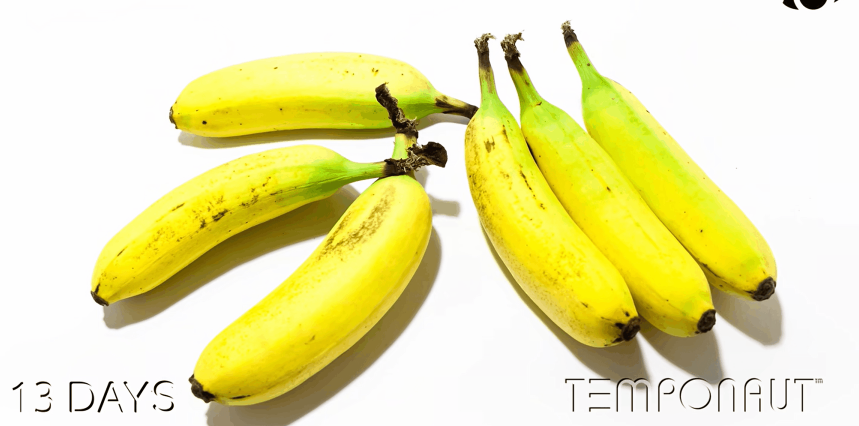
#> input picture Dataset/Not for AI learning/035.png, 1718 x 852 px (shown at 1/2 size); its folder holds only this picture in this run
$ jupyter execute make_dataset.ipynb
#> lines starting #> are read from the running program, lines starting #| are printed output that depends on the picture
[cell 1]
import os
import cv2

# 입력 폴더 경로
input_folder = 'Dataset/Not for AI learning'

# 출력 폴더 경로
output_folder = 'Dataset/banana_4/image'
os.makedirs(output_folder, exist_ok=True)

# 잘라낼 좌표 설정
x1, y1 = 170, 265
x2, y2 = 810, 625

# 처리 가능한 이미지 확장자
image_extensions = ('.png', '.jpg', '.jpeg', '.bmp', '.tif', '.tiff')

# 이미지 처리 및 저장
for filename in os.listdir(input_folder):
    if filename.lower().endswith(image_extensions):
        img_path = os.path.join(input_folder, filename)
        img = cv2.imread(img_path)
#> img is the input picture: shape (852, 1718, 3); mean B, G, R 167.3, 229.5, 233.5

        if img is None:
            print(f"이미지를 불러올 수 없습니다: {filename}")
            continue

        # 자를 범위 클램핑
        height, width = img.shape[:2]
#> height = 852; width = 1718
        x1_clamped = max(0, min(x1, width))
#> x1_clamped = 170
        y1_clamped = max(0, min(y1, height))
#> y1_clamped = 265
        x2_clamped = max(0, min(x2, width))
#> x2_clamped = 810
        y2_clamped = max(0, min(y2, height))
#> y2_clamped = 625

        # 이미지 자르기
        cropped = img[y1_clamped:y2_clamped, x1_clamped:x2_clamped]
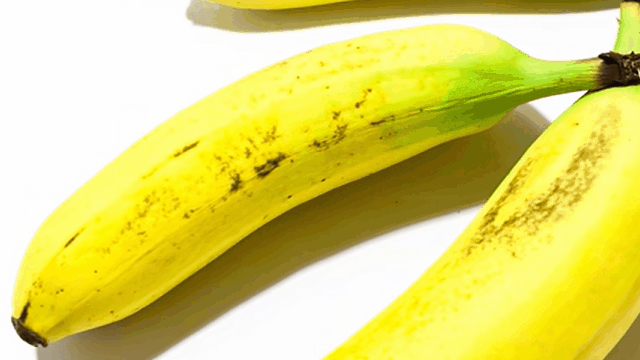
#> cropped: shape (360, 640, 3); mean B, G, R 107.3, 213.7, 221.4

        # .png로 저장 (확장자 제거)
        base_name = os.path.splitext(filename)[0]
        save_path = os.path.join(output_folder, base_name + '.png')
        cv2.imwrite(save_path, cropped)

print("모든 이미지가 PNG 형식으로 성공적으로 저장되었습니다.")

[cell 2]
import os
import cv2

# 입력 폴더 경로
image_folder = 'Dataset/banana_4/image'

# 출력 크기 설정
resize_width = 640
resize_height = 360

# 이미지 확장자
image_extensions = ('.png', '.jpg', '.jpeg', '.bmp', '.tif', '.tiff')

# 이미지 처리
for filename in os.listdir(image_folder):
    if filename.lower().endswith(image_extensions):
        img_path = os.path.join(image_folder, filename)
        img = cv2.imread(img_path)

        if img is None:
            print(f"이미지를 불러올 수 없습니다: {filename}")
            continue

        # 이미지 리사이즈
        resized_img = cv2.resize(img, (resize_width, resize_height), interpolation=cv2.INTER_AREA)

        # 저장 (덮어쓰기)
        cv2.imwrite(img_path, resized_img)

print("모든 이미지가 640x360으로 리사이즈되었습니다.")

[cell 3]
import os
import cv2

# 이미지 폴더 경로
image_folder = 'Dataset/banana_4/image'

# 덮어쓸 영역 좌표
x1, y1 = 500, 0
x2, y2 = 640, 320

# 이미지 확장자
image_extensions = ('.png', '.jpg', '.jpeg', '.bmp', '.tif', '.tiff')

# 이미지 처리
for filename in os.listdir(image_folder):
    if filename.lower().endswith(image_extensions):
        img_path = os.path.join(image_folder, filename)
        img = cv2.imread(img_path)

        if img is None:
            print(f"이미지를 불러올 수 없습니다: {filename}")
            continue

        # 이미지 크기 확인 및 클램핑
        height, width = img.shape[:2]
#> height = 360; width = 640
        x2_clamped = min(x2, width)
#> x2_clamped = 640
        y2_clamped = min(y2, height)
#> y2_clamped = 320

        # 흰색으로 픽셀 덮어쓰기
        img[y1:y2_clamped, x1:x2_clamped] = (255, 255, 255)

        # 저장 (덮어쓰기)
        cv2.imwrite(img_path, img)

print("모든 이미지에 흰색 영역을 성공적으로 적용했습니다.")

[cell 4]
import os
import cv2
import numpy as np

# 이미지 폴더 경로
image_folder = 'Dataset/banana_4/image'

# 사각형 꼭짓점 좌표 (정수형 NumPy 배열로 변환)
#polygon = np.array([[0,328], [292,281], [398,319], [438,314], [444,268], [460,236], [520,237], [573,286], [573,360], [0,360]], np.int32)

polygon = np.array([[300,360], [465,200], [515, 135], [570,88], [588,85], [595,50], [550,50], [550,0], [640,0], [640,360]], np.int32)
polygon = polygon.reshape((-1, 1, 2))  # OpenCV에 맞는 형태로 reshape

# 이미지 확장자
image_extensions = ('.png', '.jpg', '.jpeg', '.bmp', '.tif', '.tiff')

# 이미지 처리
for filename in os.listdir(image_folder):
    if filename.lower().endswith(image_extensions):
        img_path = os.path.join(image_folder, filename)
        img = cv2.imread(img_path)

        if img is None:
            print(f"이미지를 불러올 수 없습니다: {filename}")
            continue

        # 다각형 채우기 (흰색)
        cv2.fillPoly(img, [polygon], color=(255, 255, 255))
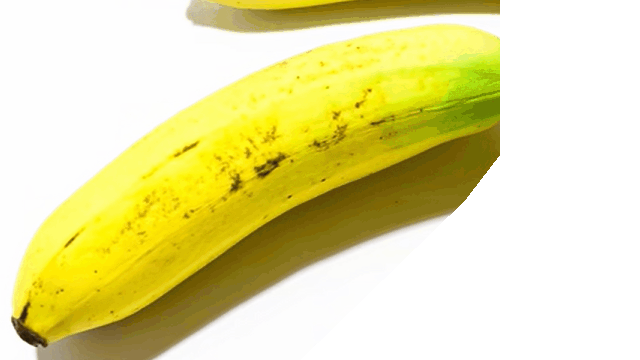
#> img: shape (360, 640, 3); mean B, G, R 157.8, 223.3, 229.2

        # 이미지 저장 (덮어쓰기)
        cv2.imwrite(img_path, img)

print("모든 이미지에 사각형 흰색 덮어쓰기를 완료했습니다.")
